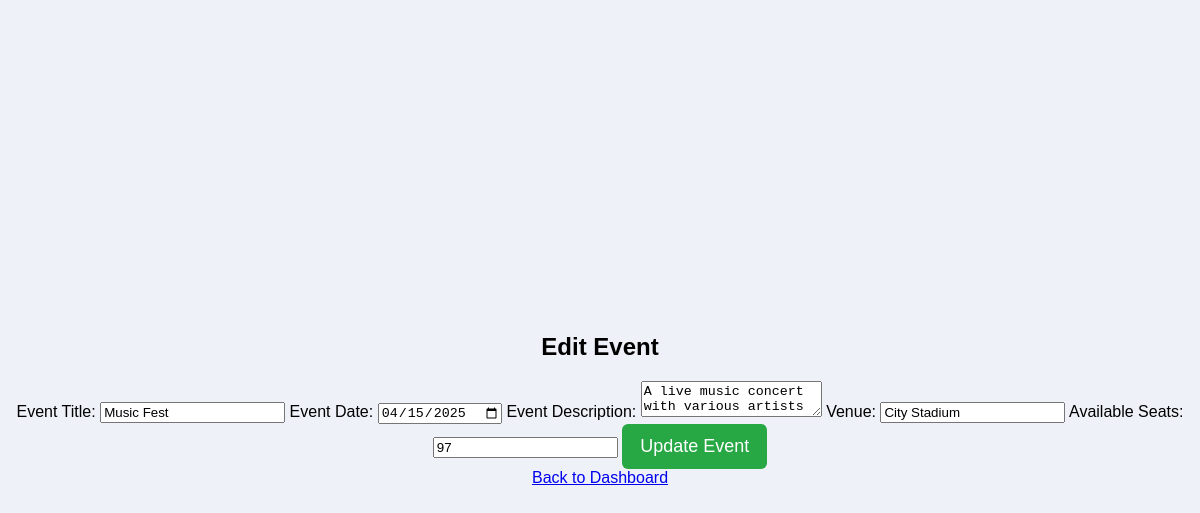
Page /event-booking-system/admin/edit_event.php?id=2 (signed in) on the committed database.
### tables this page shows
CREATE TABLE `events` (
  `id` int(11) NOT NULL,
  `title` varchar(255) NOT NULL,
  `description` text NOT NULL,
  `date` date NOT NULL,
  `venue` varchar(255) NOT NULL,
  `available_seats` int(11) NOT NULL
);

### event-booking-system/admin/edit_event.php (the view, shortened to what this page needs)
<?php
include("../includes/config.php");
$event_id = $_GET['id'];
$sql = "SELECT * FROM events WHERE id=?";
$stmt = $conn->prepare($sql);
$stmt->bind_param("i", $event_id);
$stmt->execute();
$result = $stmt->get_result();
$event = $result->fetch_assoc();
?>
<!DOCTYPE html>
<html lang="en">
<head>
    <link rel="stylesheet" href="../css/style.css">
</head>
<body>
<h2>Edit Event</h2>
<form method="POST" action="">
    <label for="title">Event Title:</label>
    <input type="text" name="title" value="<?php echo htmlspecialchars($event['title']); ?>" required>
    <label for="date">Event Date:</label>
    <input type="date" name="date" value="<?php echo htmlspecialchars($event['date']); ?>" required>
    <label for="description">Event Description:</label>
    <textarea name="description" required><?php echo htmlspecialchars($event['description']); ?></textarea>
    <label for="venue">Venue:</label>
    <input type="text" name="venue" value="<?php echo htmlspecialchars($event['venue']); ?>" required>
    <label for="available_seats">Available Seats:</label>
    <input type="number" name="available_seats" value="<?php echo htmlspecialchars($event['available_seats']); ?>" required>
    <button type="submit">Update Event</button>
</form>
<a href="dashboard.php">Back to Dashboard</a>
</body>
</html>

### event-booking-system/css/style.css (style rules this page uses)
body { font-family: Arial, sans-serif; margin: 0; padding: 0; background-color: #eef1f7; text-align: center; display: flex; flex-direction: column; justify-content: center; align-items: center; min-height: 100vh; }
button { background: #28a745; color: white; padding: 12px 18px; border: none; cursor: pointer; font-size: 18px; border-radius: 6px; transition: background 0.3s; }

### rows in the picture
events: title "Music Fest", date "04/15/2025", description "A live music concert with various artists", venue "City Stadium", available_seats "97"
